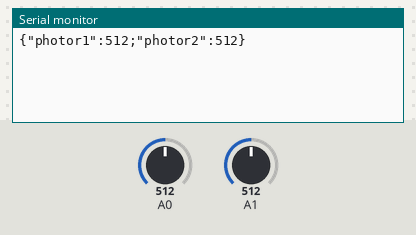
Bench run of a sketch on a simulated Arduino Uno, built with avr-gcc and run on an emulated ATmega328P. Parts: the last lines printed to the serial monitor. The inputs (shaded band) are chosen by the test bench; at power-on: A0 = 512, A1 = 512.

Above: at 1.8 s.
1.9 s: A0 set to 716
At 2.8 s:
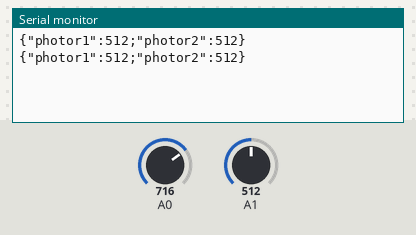
3.4 s: A1 set to 716
At 4.6 s:
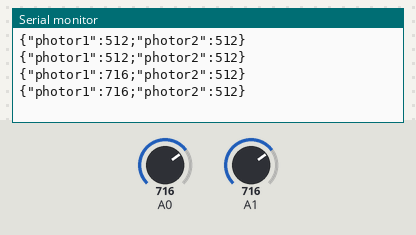
4.9 s: A0 set to 900
At 5.4 s:
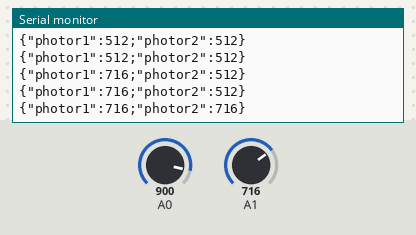
6.4 s: A1 set to 900
At 7.8 s:
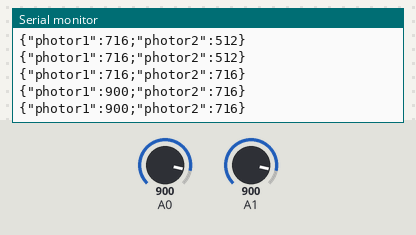
Timing chart, 0 to 8.9 s (numbered marks = the images above; inputs shaded):
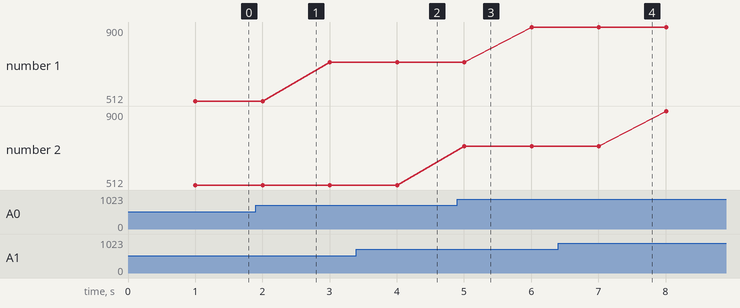

Measured:
- plotted number 1: 512 → 716 after the input at 1.9 s, 716 → 900 after the input at 4.9 s

The sketch:

arduino_serie_vers_processing.ino
```cpp
void setup() {
  Serial.begin(9600); // ouvrir une connection via le cable série
}

void loop() {
  int photor1 = analogRead(A0); // lire les données sur A0 et les stocker dans une variable
  int photor2 = analogRead(A1);// lire les données sur A1 et les stocker dans une variable

  delay(1000); // attendre 1 seconde

  // construire une chaine de caractère par concatenation
  String json;
  json = "{\"photor1\":"; // on ajoute la première clé "photor1"
  json = json + photor1; // on ajoute la première valeur
  json = json +";\"photor2\":"; // on ajoute la seconde clé "photor2"
  json = json +  photor2;// on ajoute la seconde valeur
  json = json + "}";

  Serial.println(json); // on écrit notre fichier sur le port série
  // nous allons donc pouvoir récupérer ces valeurs avec processing
}
```
